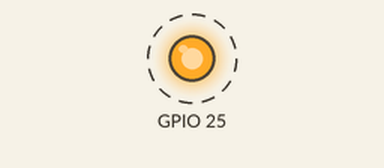
This program was run on a simulated Raspberry Pi (BCM pin numbers). Shown: output pins drawn as LEDs (lit = HIGH). Dashed ring = blinking.

Above: at 0.5 s.
Timing chart, 0 to 4.6 s (numbered marks = the images above):
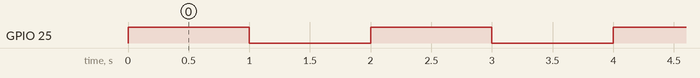

Measured:
- by itself, GPIO 25: alternates HIGH for 1.0 s and LOW for 1.0 s

The program:

RPI-PWR-Blink25.py
```python
import RPi.GPIO as GPIO
import os
import time

def blinkLED(channel):
	GPIO.output(channel,1)
	time.sleep(1)
	GPIO.output(channel,0)
	time.sleep(1)

GPIO.setwarnings(False)
GPIO.setmode(GPIO.BCM)
GPIO.setup(25, GPIO.OUT)

while 1:
	blinkLED(25)
```
